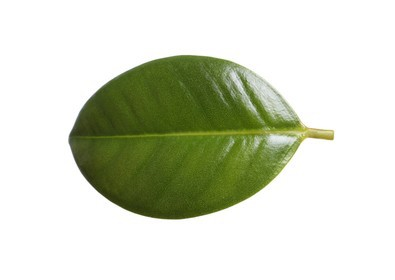
#> input picture data/ficus_elastica.jpg, 395 x 280 px; its folder holds only this picture in this run
$ python test.py   (older library calls are emulated)
#> lines starting #> are read from the running program, lines starting #| are printed output that depends on the picture; after the words box and inside, x2 and y2 are one past the last pixel; in counts of white or black regions, pixels touching at a corner belong together
import os
import cv2
import numpy as np
import matplotlib.pyplot as plt
import math
import mahotas as mt

class Image:
  name = None
  size = None
  img = None # cv2 image
  grayscale = None # cv2 grayscale img
  contour = None # array of points defining the contour
  contour_approx = None # array of points defining an approximation of the contour
  num_lobes = None
  aspect_ratio = None # Perimeter/Area
  lobe_aspect_ratio = None # Perimeter/Area for one lobe
  bounding_ratio = None # ratio (base/height) of the bounding box of the leaf
  area = None
  equi_diam = None
  rectangularity = None
  perimeter = None
  circularity = None
  contrast = None
  correlation = None
  entropy = None

  def __init__(self):
    None


  def __str__(self):
    return self.name

ref_images = []


"""
"""
def calc_img_contour(img: Image):
    #Get contour
    cont = []
    contours, _ = cv2.findContours(img.grayscale, cv2.RETR_TREE, cv2.CHAIN_APPROX_SIMPLE)
    for contour in contours:
        if len(contour) >= len(cont):
            cont = contour

    img.contour = cont

"""
Removed point that are too close too each other in the approximate contour
"""
def removeClosedPoints(points, offset):
    # all points within the range of the current point will be replaced by a single point including this one.

    newPoints = []
    removedIdx = []

    for idx, pt in enumerate(points):
        if (idx in removedIdx):
          continue

        x = pt[0][0]
        y = pt[0][1]

        if ( idx == (len(points) -1) ):
          x2 = points[0][0][0]
          y2 = points[0][0][1]
        else:
          x2 = points[idx + 1][0][0]
          y2 = points[idx + 1][0][1]

        if ( (x2 < (x + offset) and x2 > (x - offset)) and (y2 < (y + offset) and y2 > (y - offset))):
          # calc point that is in between those two points
          newPt = [int(round((x + x2)/2)), int(round((y + y2)/2))]
          removedIdx.append(idx+1)
        else:
          newPt = [int(pt[0][0]),int(pt[0][1])]

        newPoints.append(newPt)

    ctr = np.array(newPoints).reshape((-1,1,2)).astype(np.int32)

    return ctr

"""
Get the angle between 3 points at b
"""
def getAngle(a, b, c):
    ang = math.degrees(math.atan2(c[1]-b[1], c[0]-b[0]) - math.atan2(a[1]-b[1], a[0]-b[0]))
    return ang + 360 if ang < 0 else ang

"""
Remove too wide or too narrow angles in the approximate countour
"""
def removeBadAngles(points, amin, amax):

  newPoints = []
  for idx, pt in enumerate(points):
    if (idx == (len(points) -2)):
      ang = getAngle(pt[0], points[idx +1][0], points[0][0])
      newPt = points[idx +1]

    elif (idx == (len(points) -1)):
      ang = getAngle(pt[0], points[0][0], points[1][0])
      newPt = points[0]

    else:
      ang = getAngle(pt[0], points[idx +1][0], points[idx + 2][0])
      newPt = points[idx +1]

    if (ang > 180):
      ang = 360 - ang


    if (ang > amax or ang < amin):
      continue

    newPoints.append(newPt)

  ctr = np.array(newPoints).reshape((-1,1,2)).astype(np.int32)
  return ctr

def calc_img_approx_contour(img: Image):
    resolution = 0.01
    approx_raw= cv2.approxPolyDP(img.contour, resolution * cv2.arcLength(img.contour, True), True)

    offset = img.size[0] * 0.06 #boundary around point of which you should remove adjacent points based on a 50px / 700px image width
    img.contour_approx = removeClosedPoints(approx_raw, offset)

    #cv2.drawContours(img.img, [img.contour_approx], 0, (0, 255, 0), 5)
    #plt.imshow(img.img)
    #plt.show()


"""
------  LEAF LOBE SECTION ------
"""


"""
"""
def get_num_lobes(img: Image):

    angles = []
    for idx, pt in enumerate(img.contour_approx):

      if (idx == (len(img.contour_approx) -2)):
        ang = getAngle(pt[0], img.contour_approx[idx +1][0], img.contour_approx[0][0])

      elif (idx == (len(img.contour_approx) -1)):
        ang = getAngle(pt[0], img.contour_approx[0][0], img.contour_approx[1][0])

      else:
        ang = getAngle(pt[0], img.contour_approx[idx +1][0], img.contour_approx[idx + 2][0])

      if (ang > 180):
        ang = 360 - ang


      if (ang > 125 or ang < 45):
        continue

      angles.append(ang)

    img.num_lobes = len(angles)/2

"""
"""
# [14 lines left out: function compare_lobes, not called in this run]


"""
------  LEAF ASPECT RATIO ------
"""

def get_center_line(p1, p2):
    return [ int((p1[0] + p2[0])/2), int((p1[1] + p2[1])/2) ]

# [26 lines left out: functions extract_triangle_points, extract_two_pts_on_bisect, not called in this run]

def calc_lobe_aspact_ratio(image: Image):

    tresh_value = 0
    current_index = 0
    current_points_color = [tresh_value, tresh_value]

    ratios = []

    if (len(image.contour_approx) <= 3 or image.num_lobes < 2 ):
      # no lobes
      image.lobe_aspect_ratio = 0
      return

    while( current_index < (len(image.contour_approx)-3) ):

        p1, p2, p3 = extract_triangle_points(image, current_index)
        p1p2_center = get_center_line(p1,p2)
        points = extract_two_pts_on_bisect(p1p2_center, p3)

        # Accessing a pixel in a grayscale : (y,x)  !!! and not (x,y)
        current_points_color[0] = image.grayscale[points[0][1],points[0][0]]
        current_points_color[1] = image.grayscale[points[1][1],points[1][0]]

        if (current_points_color[0] == tresh_value or current_points_color[1] == tresh_value):
            current_index += 1
            continue

        area = 0.5*abs( p1[0]*(p2[1] - p3[1]) + p2[0]*(p3[1] - p1[1]) + p3[0]*(p1[1] - p2[1]) )

        a = math.sqrt((p1[0]-p2[0])**2 + (p1[1]-p2[1])**2)
        b = math.sqrt((p2[0]-p3[0])**2 + (p2[1]-p3[1])**2)
        c = math.sqrt((p3[0]-p1[0])**2 + (p3[1]-p1[1])**2)
        perimeter = a + b + c

        ratios.append(area/perimeter)

        # [7 lines of commented-out code are left out]

        current_index += 1

    avg_ratio = np.sum(ratios)/len(ratios)

    image.lobe_aspect_ratio = avg_ratio

# [14 lines left out: function compare_lobe_ratios, not called in this run]


def calc_aspact_ratio(img: Image):

    area = cv2.contourArea(img.contour)
    perimeter = cv2.arcLength(img.contour, True)
    img.area = area
    img.perimeter = perimeter
    img.aspect_ratio = perimeter/area

# [15 lines left out: function compare_aspect_ratio, not called in this run]


# Bounding Box
def calc_bounding_box_aspect_ratio(img: Image):

    new_contour = removeBadAngles(img.contour_approx, 45, 179)

    rect = cv2.minAreaRect(new_contour)
    box = cv2.boxPoints(rect)
    box = np.int0(box)

    base = math.sqrt((box[0][0] - box[1][0])**2 + (box[0][1] - box[1][1])**2)
    height = math.sqrt((box[1][0] - box[2][0])**2 + (box[1][1] - box[2][1])**2)


    # the closer the ration is to 1 the more square the leaf is.
    if (base > height):
      img.bounding_ratio = base/height
    else:
      img.bounding_ratio = height/base

    # [5 lines of commented-out code are left out]

# [14 lines left out: function compare_bbox_ratios, not called in this run]

def calc_equi_diameter(img:Image):
  equi_diam = math.sqrt(2*img.area/math.pi)
  img.equi_diam = equi_diam

# [14 lines left out: function compare_equi_diam, not called in this run]

def calc_rect_circularity(img:Image):
  new_contour = removeBadAngles(img.contour_approx, 30, 179)
  x,y,w,h = cv2.boundingRect(new_contour)
  rectangularity = w*h/img.area
  circularity = ((img.perimeter)**2)/img.area

  img.rectangularity = rectangularity
  img.circularity = circularity

# [29 lines left out: functions compare_rect, compare_circularity, not called in this run]

def calc_textures(img: Image):
  textures = mt.features.haralick(img.grayscale)
  ht_mean = textures.mean(axis=0)
  img.contrast = ht_mean[1]
  img.correlation = ht_mean[2]
  img.entropy = ht_mean[8]


# [74 lines left out: functions compare_contrast, compare_correlation, compare_entropy, compare_area, compare_perimeter, not called in this run]
"""
GENERAL FUNCTIONS
"""

"""
"""
def basic_manip(path: str, image: Image) :
    main_img = cv2.imread(path)

    img_size = main_img.shape
    img = cv2.cvtColor(main_img, cv2.COLOR_BGR2RGB)

    #Converting image to grayscale
    gs = cv2.cvtColor(img,cv2.COLOR_RGB2GRAY)

    #Smoothing image using Guassian filter of size (25,25)
    blur = cv2.GaussianBlur(gs, (25,25),0)

    #Adaptive image thresholding using Otsu's thresholding method
    _, img_gs= cv2.threshold(gs,150,255,cv2.THRESH_BINARY_INV+cv2.THRESH_OTSU)

    image.img = main_img
    image.size = img_size
    image.grayscale = img_gs

"""
"""
def get_ref_imgs(path):
    global ref_images

    refs = os.listdir(path)
    if ('.DS_Store' in refs):
      refs.remove('.DS_Store')

    for ref in refs:
        newRefImg = Image()
        basic_manip(path + '/' + ref, newRefImg)
#> in basic_manip, main_img is the input picture: shape (280, 395, 3); mean B, G, R 198.6, 216, 211.2
#> in basic_manip, `gs = cv2.cvtColor(img,cv2.COLOR_RGB2GRAY)`:
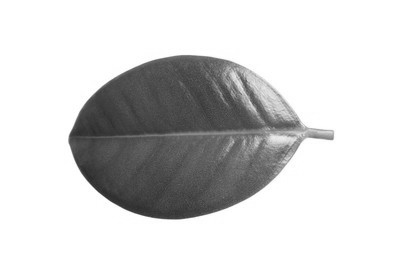
#> gs: shape (280, 395); min 39, max 255, mean 212.6
#> in basic_manip, `blur = cv2.GaussianBlur(gs, (25,25),0)`:
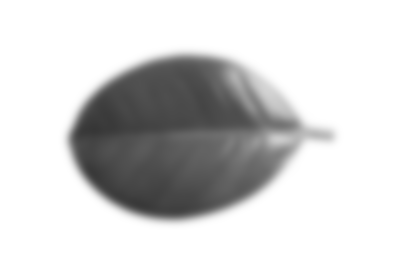
#> blur: shape (280, 395); min 54, max 255, mean 212.6
#> in basic_manip, `_, img_gs= cv2.threshold(gs,150,255,cv2.THRESH_BINARY_INV+cv2.THRESH_O..`:
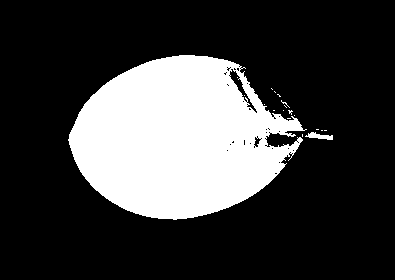
#> img_gs: shape (280, 395); 24.4% white; 19 white regions (17 under 20 px)
        newRefImg.name = ref
        calc_img_contour(newRefImg)
#> in calc_img_contour, `contours, _ = cv2.findContours(img.grayscale, cv2.RETR_TREE, cv2.CHAIN..`: contours = 64 contours, 60 with area under 20; largest, box (x1, y1, x2, y2) and area: (68, 55, 307, 220) 26723, (229, 68, 258, 114) 270, (305, 132, 333, 140) 88, (253, 136, 262, 148) 46
#> the loop in calc_img_contour, `for contour in contours:` made 64 passes
#> cont on pass 1: [[302, 134], [302, 136]]
#> after the loop in calc_img_contour, `for contour in contours:`: cont = contour of 452 points, box (x1, y1, x2, y2) (68, 55, 307, 220), area 26723
#> in calc_img_contour, `img.contour = cont`: img.contour has the same summary as cont
        calc_img_approx_contour(newRefImg)
#> in calc_img_approx_contour, `approx_raw= cv2.approxPolyDP(img.contour, resolution * cv2.arcLength(i..`: approx_raw = contour of 12 points, box (x1, y1, x2, y2) (68, 55, 307, 220), area 25256
#> the loop in removeClosedPoints, `for idx, pt in enumerate(points):` made 12 passes
#> (x, y, x2, y2, newPt) on pass 11: (267, 147, 265, 136, [266, 142])
#> after the loop in removeClosedPoints, `for idx, pt in enumerate(points):`: newPoints = [[306, 129], [272, 117], [244, 67], [179, 55], [103, 85], [68, 140], [106, 198], [176, 219], [258, 191], [302, 140], [266, 142]]; removedIdx = [11]
#> in removeClosedPoints, `ctr = np.array(newPoints).reshape((-1,1,2)).astype(np.int32)`: ctr = contour of 11 points, box (x1, y1, x2, y2) (68, 55, 307, 220), area 25472
#> in calc_img_approx_contour, `img.contour_approx = removeClosedPoints(approx_raw, offset)`: img.contour_approx has the same summary as ctr in removeClosedPoints
        get_num_lobes(newRefImg)
#> the loop in get_num_lobes, `for idx, pt in enumerate(img.contour_approx): ` made 11 passes
#> (pt, ang) on passes 1 to 8: ([[306, 129]], 138.7), ([[272, 117]], 129.7), ([[244, 67]], 148), ([[179, 55]], 144), ([[103, 85]], 114.3), ([[68, 140]], 139.9), ([[106, 198]], 144.4), ([[176, 219]], 149.6)
#> after the loop in get_num_lobes, `for idx, pt in enumerate(img.contour_approx):`: angles = [114.3, 46.03]
#> in get_num_lobes, `img.num_lobes = len(angles)/2`: img.num_lobes = 1
        calc_aspact_ratio(newRefImg)
#> in calc_aspact_ratio, `area = cv2.contourArea(img.contour)`: area = 26723
#> in calc_aspact_ratio, `perimeter = cv2.arcLength(img.contour, True)`: perimeter = 883.7
#> in calc_aspact_ratio, `img.area = area`: img.area = 26723
#> in calc_aspact_ratio, `img.perimeter = perimeter`: img.perimeter = 883.7
#> in calc_aspact_ratio, `img.aspect_ratio = perimeter/area`: img.aspect_ratio = 0.0331
        calc_lobe_aspact_ratio(newRefImg)
        calc_bounding_box_aspect_ratio(newRefImg)
#> the loop in removeBadAngles, `for idx, pt in enumerate(points):` made 11 passes
#> (pt, ang, newPt) on passes 1 to 8: ([[306, 129]], 138.7, [[272, 117]]), ([[272, 117]], 129.7, [[244, 67]]), ([[244, 67]], 148, [[179, 55]]), ([[179, 55]], 144, [[103, 85]]), ([[103, 85]], 114.3, [[68, 140]]), ([[68, 140]], 139.9, [[106, 198]]), ([[106, 198]], 144.4, [[176, 219]]), ([[176, 219]], 149.6, [[258, 191]])
#> after the loop in removeBadAngles, `for idx, pt in enumerate(points):`: newPoints = [[[272, 117]], [[244, 67]], [[179, 55]], [[103, 85]], [[68, 140]], [[106, 198]], [[176, 219]], [[258, 191]], [[302, 140]]]
#> in removeBadAngles, `ctr = np.array(newPoints).reshape((-1,1,2)).astype(np.int32)`: ctr = contour of 9 points, box (x1, y1, x2, y2) (68, 55, 303, 220), area 25456
#> in calc_bounding_box_aspect_ratio, `new_contour = removeBadAngles(img.contour_approx, 45, 179)`: new_contour has the same summary as ctr in removeBadAngles
#> in calc_bounding_box_aspect_ratio, `rect = cv2.minAreaRect(new_contour)`: rect = ((183.7, 136.7), (217.7, 155.5), -21.54)
#> in calc_bounding_box_aspect_ratio, `box = cv2.boxPoints(rect)`: box = [[111, 249], [53.93, 104.4], [256.4, 24.45], [313.5, 169.1]]
#> in calc_bounding_box_aspect_ratio, `box = np.int0(box)`: box = [[111, 249], [53, 104], [256, 24], [313, 169]]
#> in calc_bounding_box_aspect_ratio, `base = math.sqrt((box[0][0] - box[1][0])**2 + (box[0][1] - box[1][1])*..`: base = 156.2
#> in calc_bounding_box_aspect_ratio, `height = math.sqrt((box[1][0] - box[2][0])**2 + (box[1][1] - box[2][1]..`: height = 218.2
#> in calc_bounding_box_aspect_ratio, `img.bounding_ratio = height/base`: img.bounding_ratio = 1.4
        calc_equi_diameter(newRefImg)
#> in calc_equi_diameter, `equi_diam = math.sqrt(2*img.area/math.pi)`: equi_diam = 130.4
        calc_rect_circularity(newRefImg)
#> the loop in removeBadAngles (call 2), `for idx, pt in enumerate(points):` made 11 passes
#> in calc_rect_circularity, `new_contour = removeBadAngles(img.contour_approx, 30, 179)`: new_contour = contour of 10 points, box (x1, y1, x2, y2) (68, 55, 307, 220), area 25666
#> in calc_rect_circularity, `x,y,w,h = cv2.boundingRect(new_contour)`: x = 68; y = 55; w = 239; h = 165
#> in calc_rect_circularity, `rectangularity = w*h/img.area`: rectangularity = 1.48
#> in calc_rect_circularity, `circularity = ((img.perimeter)**2)/img.area`: circularity = 29.22
#> in calc_rect_circularity, `img.rectangularity = rectangularity`: img.rectangularity = 1.48
#> in calc_rect_circularity, `img.circularity = circularity`: img.circularity = 29.22
        calc_textures(newRefImg)

        ref_images.append(newRefImg)

"""
"""
# [21 lines left out: function get_best_match, not called in this run]


"""
------  MAIN ------
"""


if __name__ == '__main__':

    match_list = []

#> (the run stopped early here; a loop or call above may not have finished)

$ run again, on data/ivy.jpg
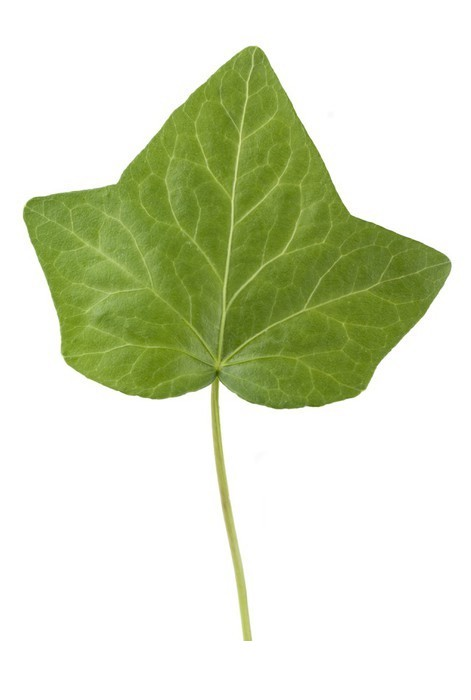
#> input picture data/ivy.jpg, 471 x 700 px
#> in basic_manip, main_img is the input picture: shape (700, 471, 3); mean B, G, R 197.4, 223.6, 216.7
#> in basic_manip, `blur = cv2.GaussianBlur(gs, (25,25),0)`:
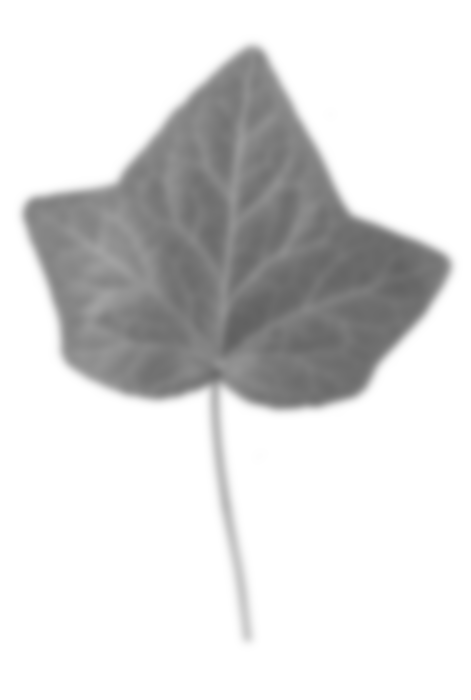
#> blur: shape (700, 471); min 97, max 255, mean 218.6
#> in basic_manip, `_, img_gs= cv2.threshold(gs,150,255,cv2.THRESH_BINARY_INV+cv2.THRESH_O..`:
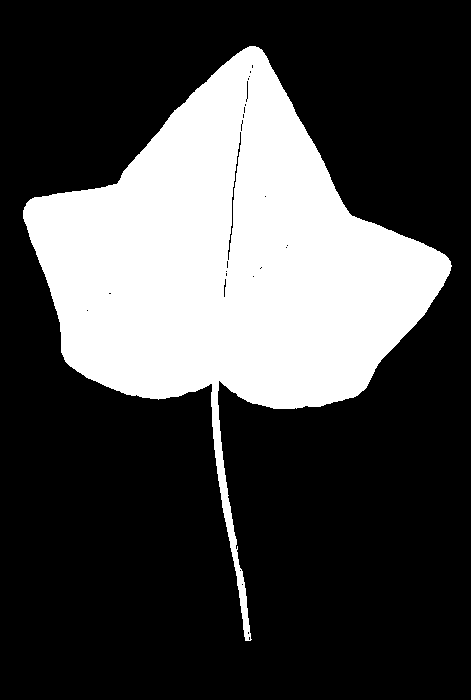
#> img_gs: shape (700, 471); 28% white; 1 white region
#> contours = 29 contours, 25 with area under 20; largest, box (x1, y1, x2, y2) and area: (23, 46, 452, 641) 91750, (227, 131, 242, 261) 279, (223, 278, 227, 298) 38, (246, 80, 249, 100) 36
#> the loop in calc_img_contour, `for contour in contours:` made 29 passes
#> contour on passes 4, 5, 6, 9, 11, 12, 13, 15: [[241, 584], [242, 583], [243, 584], [242, 585]], [[239, 570], [240, 569], [241, 570], [240, 571]], [[86, 310], [87, 309], [88, 310], [87, 311]], [[252, 276], [253, 275], [254, 276], [253, 277]], [[225, 271], [226, 270], [227, 271], [226, 272]], [[259, 268], [260, 267], [261, 268], [260, 269]], [[260, 267], [261, 266], [262, 267], [261, 268]], [[285, 247], [286, 246], [287, 247], [286, 248]]
#> after the loop in calc_img_contour, `for contour in contours:`: cont = contour of 782 points, box (x1, y1, x2, y2) (23, 46, 452, 641), area 91750
#> img.contour has the same summary as cont
#> approx_raw = contour of 12 points, box (x1, y1, x2, y2) (23, 46, 452, 641), area 86916
#> the loop in removeClosedPoints, `for idx, pt in enumerate(points):` made 12 passes
#> (x, y, x2, y2) on passes 1 to 8: (255, 46, 116, 184), (116, 184, 23, 210), (23, 210, 70, 366), (70, 366, 142, 397), (142, 397, 212, 384), (212, 384, 245, 640), (245, 640, 218, 381), (218, 381, 273, 408)
#> after the loop in removeClosedPoints, `for idx, pt in enumerate(points):`: newPoints = [[255, 46], [116, 184], [23, 210], [70, 366], [142, 397], [212, 384], [245, 640], [218, 381], [273, 408], [353, 397], [451, 266], [348, 212]]; removedIdx = []
#> in removeClosedPoints, `ctr = np.array(newPoints).reshape((-1,1,2)).astype(np.int32)`: ctr has the same summary as approx_raw in calc_img_approx_contour
#> img.contour_approx has the same summary as approx_raw
#> the loop in get_num_lobes, `for idx, pt in enumerate(img.contour_approx): ` made 12 passes
#> (pt, ang) on passes 1 to 8: ([[255, 46]], 150.8), ([[116, 184]], 88.85), ([[23, 210]], 130.1), ([[70, 366]], 146.2), ([[142, 397]], 86.82), ([[212, 384]], 1.39), ([[245, 640]], 57.9), ([[218, 381]], 146)
#> after the loop in get_num_lobes, `for idx, pt in enumerate(img.contour_approx):`: angles = [88.85, 86.82, 57.9, 80.87, 74.47]
#> img.num_lobes = 2.5
#> in calc_aspact_ratio, `area = cv2.contourArea(img.contour)`: area = 91749.5
#> in calc_aspact_ratio, `perimeter = cv2.arcLength(img.contour, True)`: perimeter = 1873.8
#> img.area = 91749.5
#> img.perimeter = 1873.8
#> img.aspect_ratio = 0.0204
#> the loop in calc_lobe_aspact_ratio, `while( current_index < (len(image.contour_approx)-3) ): ` made 9 passes
#> (p1, p2, p3, p1p2_center, a, b) on passes 1, 5, 6, 7: ([255, 46], [116, 184], [23, 210], [185, 115], -0.586, 223.5), ([142, 397], [212, 384], [245, 640], [177, 390], 3.68, -260.7), ([212, 384], [245, 640], [218, 381], [228, 512], 13.1, -2474.8), ([245, 640], [218, 381], [273, 408], [231, 510], -2.43, 1071)
#> after the loop in calc_lobe_aspact_ratio, `while( current_index < (len(image.contour_approx)-3) ):`: current_index = 9; current_points_color = [255, 255]; ratios = [17.59, 10.56, 5.31, 4.97, 9.96]
#> avg_ratio = 9.68
#> the loop in removeBadAngles, `for idx, pt in enumerate(points):` made 12 passes
#> (pt, ang, newPt) on passes 1 to 8: ([[255, 46]], 150.8, [[116, 184]]), ([[116, 184]], 88.85, [[23, 210]]), ([[23, 210]], 130.1, [[70, 366]]), ([[70, 366]], 146.2, [[142, 397]]), ([[142, 397]], 86.82, [[212, 384]]), ([[212, 384]], 1.39, [[245, 640]]), ([[245, 640]], 57.9, [[218, 381]]), ([[218, 381]], 146, [[273, 408]])
#> after the loop in removeBadAngles, `for idx, pt in enumerate(points):`: newPoints = [[[116, 184]], [[23, 210]], [[70, 366]], [[142, 397]], [[212, 384]], [[218, 381]], [[273, 408]], [[353, 397]], [[451, 266]], [[348, 212]], [[255, 46]]]
#> in removeBadAngles, `ctr = np.array(newPoints).reshape((-1,1,2)).astype(np.int32)`: ctr = contour of 11 points, box (x1, y1, x2, y2) (23, 46, 452, 409), area 86098
#> in calc_bounding_box_aspect_ratio, `new_contour = removeBadAngles(img.contour_approx, 45, 179)`: new_contour has the same summary as ctr in removeBadAngles
#> rect = ((222.2, 273), (351, 359.1), -41.7)
#> in calc_bounding_box_aspect_ratio, `box = cv2.boxPoints(rect)`: box = [[210.6, 523.8], [-28.28, 255.7], [233.8, 22.2], [472.7, 290.4]]
#> in calc_bounding_box_aspect_ratio, `box = np.int0(box)`: box = [[210, 523], [-28, 255], [233, 22], [472, 290]]
#> base = 358.4
#> height = 349.9
#> img.bounding_ratio = 1.02
#> equi_diam = 241.7
#> the loop in removeBadAngles (call 2), `for idx, pt in enumerate(points):` made 12 passes
#> in calc_rect_circularity, `new_contour = removeBadAngles(img.contour_approx, 30, 179)`: new_contour has the same summary as ctr in removeBadAngles
#> in calc_rect_circularity, `x,y,w,h = cv2.boundingRect(new_contour)`: x = 23; y = 46; w = 429; h = 363
#> rectangularity = 1.7
#> circularity = 38.27
#> img.rectangularity = 1.7
#> img.circularity = 38.27
